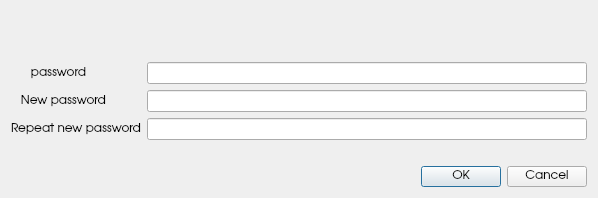
<?xml version="1.0" encoding="UTF-8"?>
<ui version="4.0">
 <class>AskPassphraseDialog</class>
 <widget class="QDialog" name="AskPassphraseDialog">
  <property name="geometry">
   <rect>
    <x>0</x>
    <y>0</y>
    <width>598</width>
    <height>198</height>
   </rect>
  </property>
  <property name="sizePolicy">
   <sizepolicy hsizetype="Preferred" vsizetype="Minimum">
    <horstretch>0</horstretch>
    <verstretch>0</verstretch>
   </sizepolicy>
  </property>
  <property name="minimumSize">
   <size>
    <width>550</width>
    <height>0</height>
   </size>
  </property>
  <property name="windowTitle">
   <string>Passphrase Dialog</string>
  </property>
  <layout class="QVBoxLayout" name="verticalLayout">
   <item>
    <widget class="QLabel" name="warningLabel">
     <property name="textFormat">
      <enum>Qt::RichText</enum>
     </property>
     <property name="wordWrap">
      <bool>true</bool>
     </property>
    </widget>
   </item>
   <item>
    <layout class="QFormLayout" name="formLayout">
     <property name="fieldGrowthPolicy">
      <enum>QFormLayout::AllNonFixedFieldsGrow</enum>
     </property>
     <item row="0" column="0">
      <widget class="QLabel" name="passLabel1">
       <property name="font">
        <font>
         <family>URW Gothic L</family>
        </font>
       </property>
       <property name="text">
        <string>      password</string>
       </property>
      </widget>
     </item>
     <item row="0" column="1">
      <widget class="QLineEdit" name="passEdit1">
       <property name="echoMode">
        <enum>QLineEdit::Password</enum>
       </property>
      </widget>
     </item>
     <item row="1" column="0">
      <widget class="QLabel" name="passLabel2">
       <property name="font">
        <font>
         <family>URW Gothic L</family>
        </font>
       </property>
       <property name="text">
        <string>   New password</string>
       </property>
      </widget>
     </item>
     <item row="1" column="1">
      <widget class="QLineEdit" name="passEdit2">
       <property name="echoMode">
        <enum>QLineEdit::Password</enum>
       </property>
      </widget>
     </item>
     <item row="2" column="0">
      <widget class="QLabel" name="passLabel3">
       <property name="font">
        <font>
         <family>URW Gothic L</family>
        </font>
       </property>
       <property name="text">
        <string>Repeat new password</string>
       </property>
      </widget>
     </item>
     <item row="2" column="1">
      <widget class="QLineEdit" name="passEdit3">
       <property name="echoMode">
        <enum>QLineEdit::Password</enum>
       </property>
      </widget>
     </item>
     <item row="3" column="1">
      <widget class="QLabel" name="capsLabel">
       <property name="font">
        <font>
         <weight>75</weight>
         <bold>true</bold>
        </font>
       </property>
       <property name="text">
        <string/>
       </property>
       <property name="alignment">
        <set>Qt::AlignCenter</set>
       </property>
      </widget>
     </item>
    </layout>
   </item>
   <item>
    <widget class="QDialogButtonBox" name="buttonBox">
     <property name="font">
      <font>
       <family>URW Gothic L</family>
      </font>
     </property>
     <property name="orientation">
      <enum>Qt::Horizontal</enum>
     </property>
     <property name="standardButtons">
      <set>QDialogButtonBox::Cancel|QDialogButtonBox::Ok</set>
     </property>
    </widget>
   </item>
  </layout>
 </widget>
 <resources/>
 <connections>
  <connection>
   <sender>buttonBox</sender>
   <signal>accepted()</signal>
   <receiver>AskPassphraseDialog</receiver>
   <slot>accept()</slot>
   <hints>
    <hint type="sourcelabel">
     <x>248</x>
     <y>254</y>
    </hint>
    <hint type="destinationlabel">
     <x>157</x>
     <y>274</y>
    </hint>
   </hints>
  </connection>
  <connection>
   <sender>buttonBox</sender>
   <signal>rejected()</signal>
   <receiver>AskPassphraseDialog</receiver>
   <slot>reject()</slot>
   <hints>
    <hint type="sourcelabel">
     <x>316</x>
     <y>260</y>
    </hint>
    <hint type="destinationlabel">
     <x>286</x>
     <y>274</y>
    </hint>
   </hints>
  </connection>
 </connections>
</ui>
